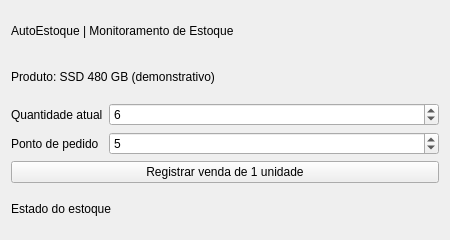
<?xml version="1.0" encoding="UTF-8"?>
<ui version="4.0">
 <class>MainWindow</class>
 <widget class="QWidget" name="MainWindow">
  <property name="windowTitle"><string>AutoEstoque - Mini Demo</string></property>
  <property name="minimumSize"><size><width>450</width><height>240</height></size></property>
  <layout class="QVBoxLayout" name="verticalLayout">
   <item><widget class="QLabel" name="titulo"><property name="text"><string>AutoEstoque | Monitoramento de Estoque</string></property></widget></item>
   <item><widget class="QLabel" name="produto"><property name="text"><string>Produto: SSD 480 GB (demonstrativo)</string></property></widget></item>
   <item><layout class="QFormLayout" name="formLayout">
    <item row="0" column="0"><widget class="QLabel" name="rotuloQuantidade"><property name="text"><string>Quantidade atual</string></property></widget></item>
    <item row="0" column="1"><widget class="QSpinBox" name="quantidade"><property name="maximum"><number>100000</number></property><property name="value"><number>6</number></property></widget></item>
    <item row="1" column="0"><widget class="QLabel" name="rotuloPonto"><property name="text"><string>Ponto de pedido</string></property></widget></item>
    <item row="1" column="1"><widget class="QSpinBox" name="pontoPedido"><property name="maximum"><number>100000</number></property><property name="value"><number>5</number></property></widget></item>
   </layout></item>
   <item><widget class="QPushButton" name="botaoVender"><property name="text"><string>Registrar venda de 1 unidade</string></property></widget></item>
   <item><widget class="QLabel" name="alerta"><property name="text"><string>Estado do estoque</string></property><property name="wordWrap"><bool>true</bool></property></widget></item>
  </layout>
 </widget>
 <resources/>
 <connections/>
</ui>
